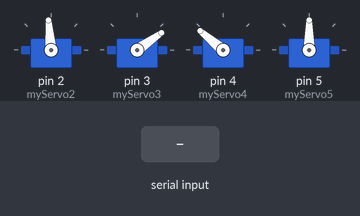
The sketch below on a simulated Arduino Uno, built with avr-gcc and run on an emulated ATmega328P. On the bench: 4 × servo. The test bench sets the inputs (shaded band).

Above: at 2.2 s.
2.3 s: "go\n" received over Serial
At 5.0 s:
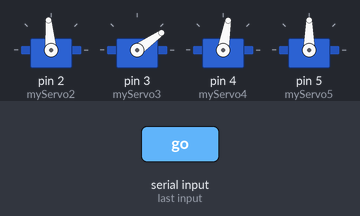
At 6.1 s:
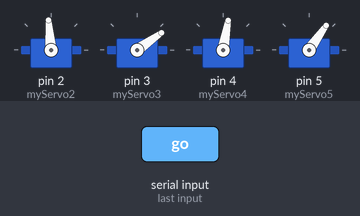
11.3 s: "go\n" received over Serial
At 15.6 s:
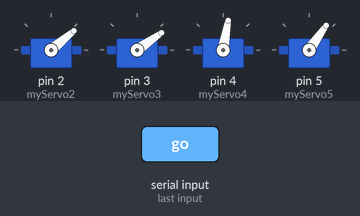
Timing chart, 0 to 20.3 s (numbered marks = the images above; inputs shaded):
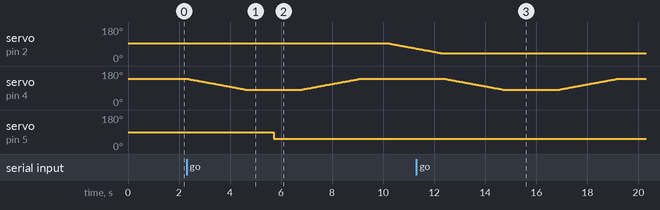

Measured:
- after the input at 2.3 s, servo on pin 2 (myServo2): moves from 95° to 66° over 1.1 s, starting after 7.9 s; servo on pin 5 (myServo5): 90° → 55° after 3.4 s

The sketch:

robo_arm_arduino_side.ino
```cpp
/*****************************************************
IDP  Feedback and control of servo motor (V20210915)
Potentiometer controlled servo
*****************************************************/


#define default2 95
#define away2 40
#define default3 35
#define rise4 140
#define drop4 80

#define release5 90
#define clip5 55
int pos2=default2;
int pos3=default3;
int pos4=rise4;

int pos5=release5;
#include <Servo.h>

Servo myServo2;  //Create servo object to control a servo
Servo myServo3;
Servo myServo4;
Servo myServo5;
void setup() {
  //pinMode(A0, INPUT); //Pin mode definition
  myServo2.attach(2);  //Attaches the servo on pin 2 to the servo object
  myServo3.attach(3);
  myServo4.attach(4);
  myServo5.attach(5);
  Serial.begin(9600); //Start serial connection
  //myServo.write(0); //Set position
  myServo2.write(pos2);
  myServo3.write(pos3);

  myServo4.write(pos4);

  myServo5.write(pos5);


  delay(30);
  delay(1000);

}

void loop() {
  if (Serial.available() > 0){
  String data = Serial.readStringUntil('\n');
  if(data=="go"){
    approach();
    delay(1000);
    clip();
    delay(1000);
    rise();
    delay(1000);
    away();
  }else{
    back();
    release();
  }
  }


}
void approach(){

  while(pos4>drop4){
    pos4-=1;
    writeall();
    delay(10);
  }

}
void clip(){
  pos5=clip5;
  writeall();
}
void rise(){
  while(pos4<rise4){
    pos4+=1;
    writeall();
    delay(10);
  }
}
void away(){
  while(pos2>away2){
    pos2-=1;
    writeall();
    delay(10);
  }
}
void back(){
  while(pos2<default2){
    pos2+=1;
    writeall();
    delay(10);
  }
}
void release(){
  pos5=release5;
  writeall();
}
void serialmove(){
  readserial();
  writeall();


  delay(30);
}
void writeall(){
  myServo2.write(pos2);
  myServo3.write(pos3);

  myServo4.write(pos4);

  myServo5.write(pos5);


  delay(30);
}
void readserial(){
  if (Serial.available() > 0){
  String data = Serial.readStringUntil('\n');
  pos3=data.substring(0,3).toInt();
  pos4=data.substring(3,6).toInt();
  }

}
void precisectrl(){
  if (Serial.available() > 0) {
    String data = Serial.readStringUntil('\n');
    pos2=data.substring(0,3).toInt();
    pos3=data.substring(3,6).toInt();
    pos4=data.substring(6,9).toInt();
    pos5=data.substring(9,12).toInt();

  }
}
```
